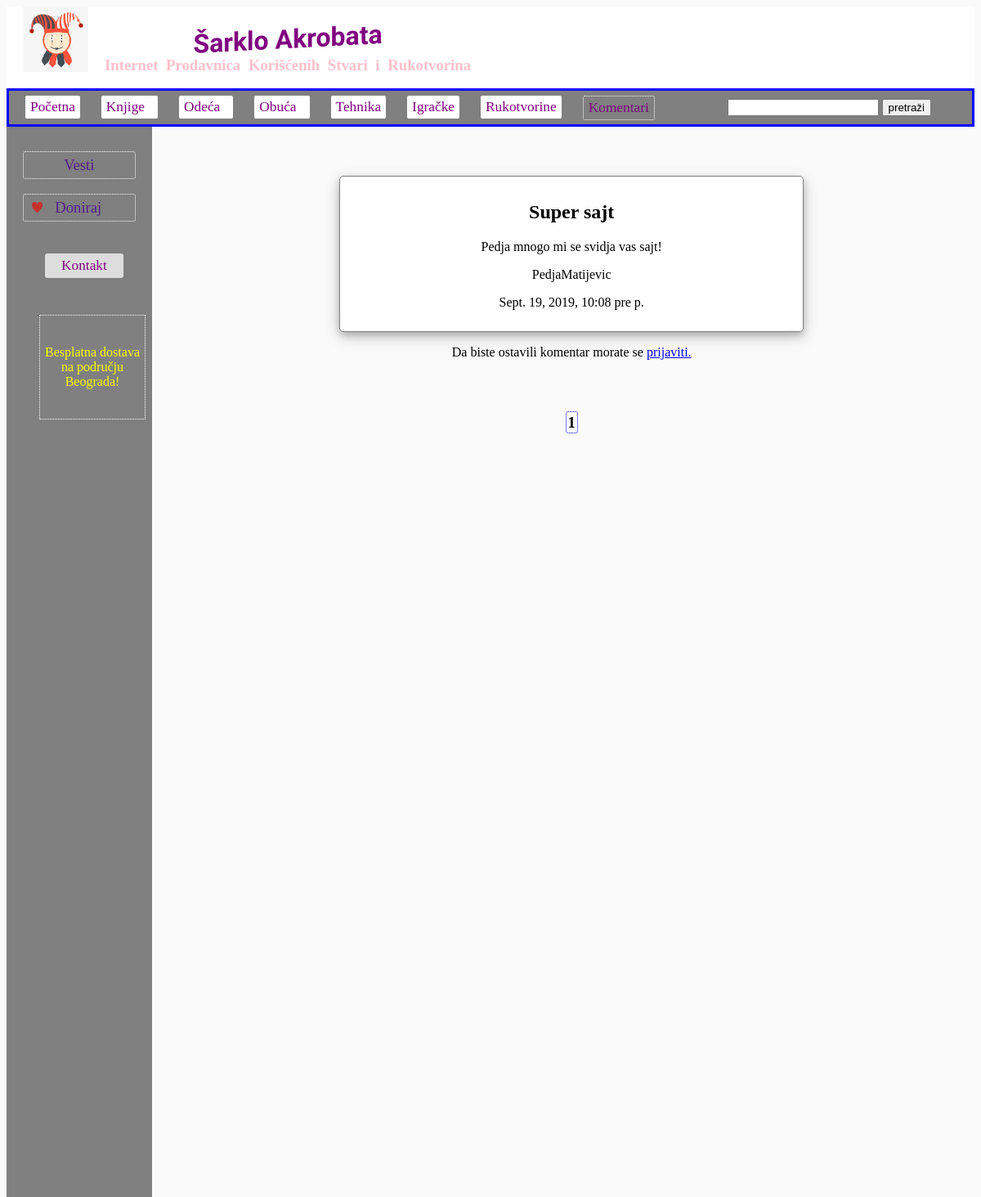
Before: /komentari/ (upper part) with the older database file.
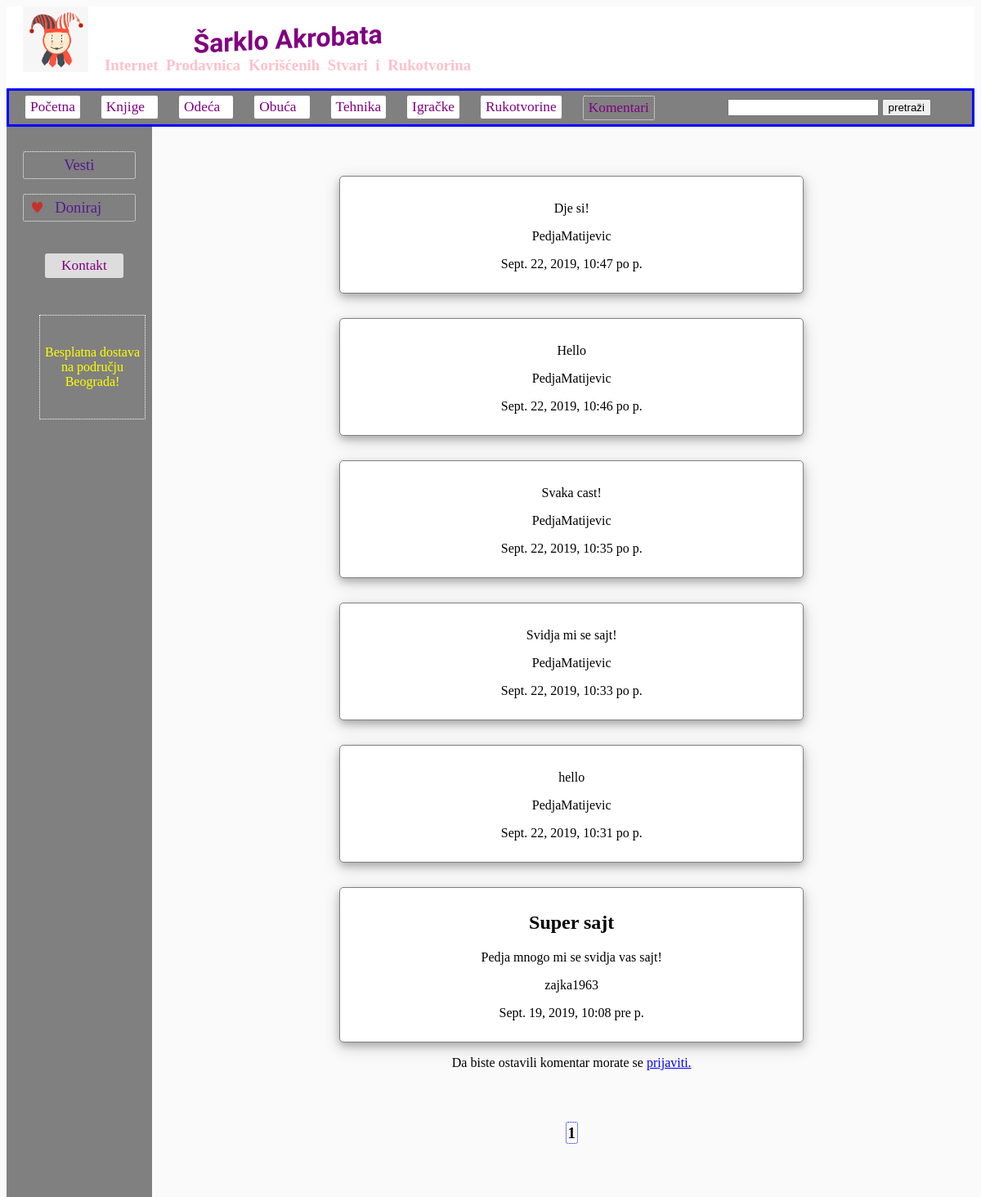
After: the same page with the newer database file.
### sarklo/models.py (models this page shows, shortened)
class Post(models.Model):
    title = models.CharField(max_length = 100)
    content = models.TextField()
    date_posted = models.DateTimeField(default = timezone.now)
    autor = models.ForeignKey(User, on_delete = models.CASCADE)

### sarklo/views.py (the view)
# urls.py: path('komentari/', views.komentari, name="shop-komentari"),
def komentari(request):
    current_page = 'komentar'
    queryset_list = Oglas.objects.all().order_by('-date')
    query = request.GET.get('q')
    if query:
        queryset_list = queryset_list.filter(naslov = query)
        if queryset_list:
             context = {'oglasi': queryset_list}
             return render(request, "sarklo/rezultati_pretrage.html", context)
        else:
            return HttpResponse('<h2>Nista nije pronadjeno.</h2>')
    else:
        if request.method == "POST":
            form = PostCreateForm(request.POST)
            if form.is_valid():
                obj = form.save(commit = False)
                obj.autor = request.user
                obj.save()
                messages.success(request, f"Hvala vam sto ste ostavili komentar! Komentar ce biti vidljiv cim ga nas moderator odobri.")
                queryset_list = Post.objects.all().order_by('-date_posted')
                context = {'posts': queryset_list, 'current_page': current_page}
                return render(request, "sarklo/komentari.html", context)
        else:
            query_list = Post.objects.all().order_by('-date_posted')
            current_page = 'komentar'
            print(current_page)
            paginator = Paginator(query_list, 6)
            page = request.GET.get('page')
            query_list = paginator.get_page(page)
            form = PostCreateForm()
            context = {'posts': query_list, 'current_page': current_page, 'form': form }
            return render(request, "sarklo/komentari.html", context)

### sarklo/forms.py
class PostCreateForm(forms.ModelForm):
    content = forms.CharField(widget=forms.Textarea)
    class Meta:
        model = Post
        fields = ['content']

### sarklo/templates/sarklo/komentari.html (shortened to what this page needs)
{% extends 'sarklo/layout.html' %}
{% load static %}
{% block content %}
<div style="position: relative; left: 40px; float: left; box-sizing: border-box; width: 80%; margin: auto auto; margin-top: 30px; text-align: center; background-color:#FAFAFA;">
{% for post in posts %}
    <div style="box-sizing: border-box; width: 60%;border: 1px solid grey; border-radius: 5px; margin: auto auto; margin-top: 30px; text-align: center; background-color: white; box-shadow: 0 4px 8px 0 rgba(0, 0, 0, 0.2), 0 6px 20px 0 rgba(0, 0, 0, 0.19); padding: 10px;">
        <h2>{{ post.title }}</h2>
        <p>{{ post.content }}</p>
        <p>{{ post.autor }}</p>
        <p>{{ post.date_posted }}</p>
    </div>
{% endfor %}
{% if user.is_authenticated %}
    <div class="koment">
        <form method="POST">
            {% csrf_token %}
            {{ form.as_p }}
            <div>
                <button type="submit">Novi komentar</button>
            </div>
        </form>
    </div>
{% else %}
    <p>Da biste ostavili komentar morate se <a href="{% url 'login' %}?next={{ request.path }}">prijaviti.</a></p>
{% endif %}
    <div class="pagination" style="text-align: center; width: 80%; padding: 50px; margin: auto auto;">
        {% for num in posts.paginator.page_range %}
            {% if posts.number == num %}
                <strong style="text-decoration: none; font-size: 14pt; border:1px dotted blue; border-radius: 3px; padding: 2px">{{ num }}</strong>
            {% elif num > posts.number|add:'-3' and posts.number|add:'3' > num %}
                {{ num }}
            {% endif %}
        {% endfor %}
    </div>
</div>
{% endblock %}

Changed rows visible on the page:
added Post: content "Dje si!", autor "PedjaMatijevic", date_posted "Sept. 22, 2019, 10:47 po p."
added Post: content "Hello", autor "PedjaMatijevic", date_posted "Sept. 22, 2019, 10:46 po p."
added Post: content "Svaka cast!", autor "PedjaMatijevic", date_posted "Sept. 22, 2019, 10:35 po p."
added Post: content "Svidja mi se sajt!", autor "PedjaMatijevic", date_posted "Sept. 22, 2019, 10:33 po p."
added Post: content "hello", autor "PedjaMatijevic", date_posted "Sept. 22, 2019, 10:31 po p."
changed Post "Super sajt": autor "PedjaMatijevic" → "zajka1963"
